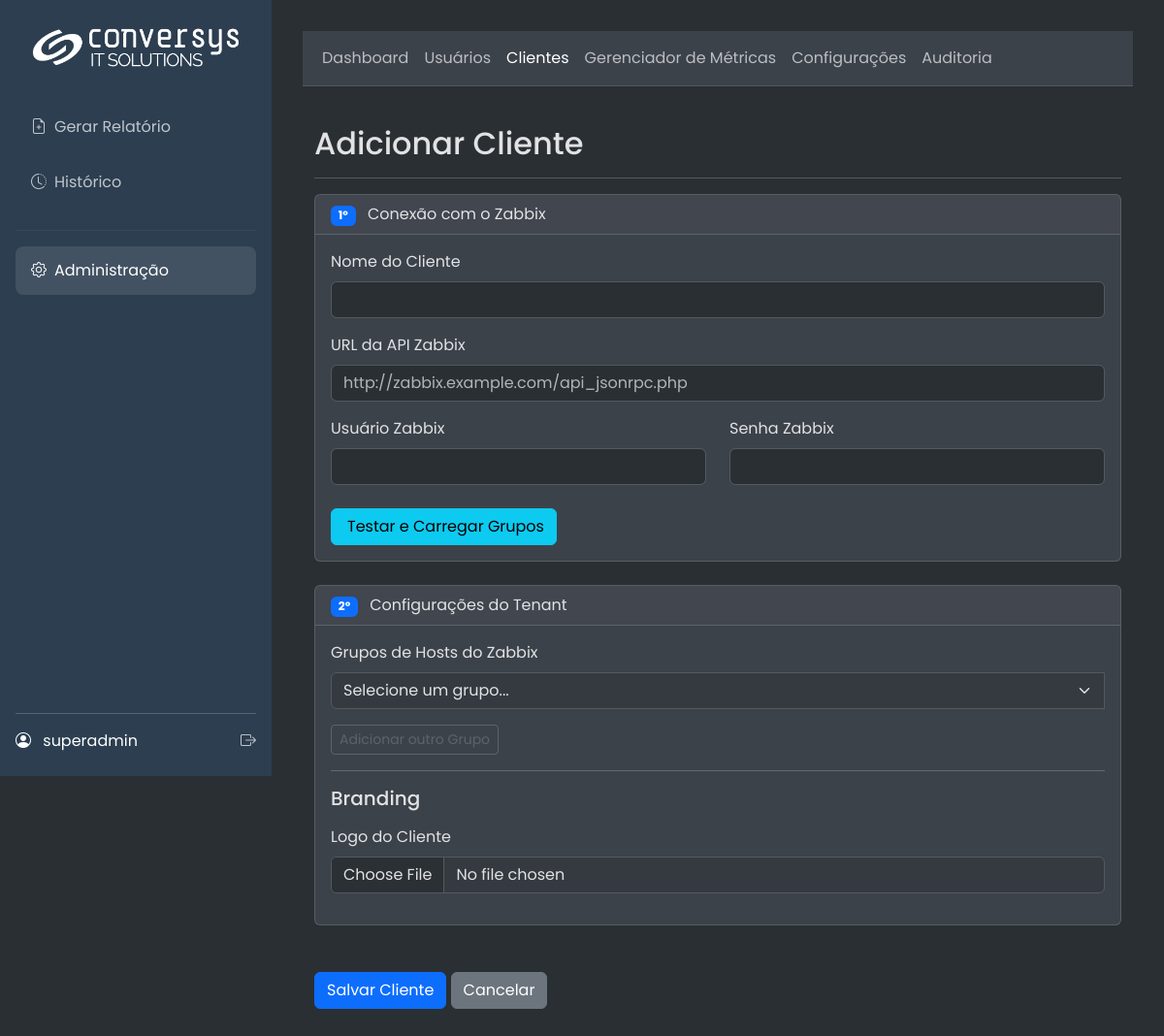
Page /admin/client/add (signed in) on the committed database.
### app/models.py (models this page shows, shortened)
class SystemConfig(db.Model):
    id = db.Column(db.Integer, primary_key=True)
    company_name = db.Column(db.String(100), default="Conversys IT Solutions")
    footer_text = db.Column(db.String(255), default=f"Conversys IT Solutions Copyright {dt.datetime.now().year} – Todos os direitos Reservados | Política de privacidade")
    primary_color = db.Column(db.String(7), default="#2c3e50")
    secondary_color = db.Column(db.String(7), default="#3498db")
    logo_dark_bg_path = db.Column(db.String(255), nullable=True)
    logo_light_bg_path = db.Column(db.String(255), nullable=True)
    login_background_path = db.Column(db.String(255), nullable=True)
    default_cover_path = db.Column(db.String(255), nullable=True)
    color_scheme = db.Column(db.String(10), default="light")
    color_bg_main = db.Column(db.String(7), default="#f8f9fa")
    color_bg_card = db.Column(db.String(7), default="#ffffff")
    color_text_light = db.Column(db.String(7), default="#212529")
    color_border = db.Column(db.String(7), default="#dee2e6")
    login_media_path = db.Column(db.String(255), nullable=True)
    report_cover_path = db.Column(db.String(255), nullable=True)
    report_final_page_path = db.Column(db.String(255), nullable=True)

class User(UserMixin, db.Model):
    id = db.Column(db.Integer, primary_key=True)
    username = db.Column(db.String(64), index=True, unique=True)
    email = db.Column(db.String(120), index=True, unique=True)
    password_hash = db.Column(db.String(256))
    role_id = db.Column(db.Integer, db.ForeignKey('role.id'))
    reports = db.relationship('Report', backref='user', lazy='dynamic')
    clients = db.relationship('Client', secondary=user_client_association, back_populates='users')
    def has_role(self, role_name):
        return self.role.name == role_name

### app/admin/routes.py (the view, shortened to what this page needs)
@admin.route('/client/add', methods=['GET', 'POST'])
@admin_required
def add_client():
    return render_template('admin/client_form.html', title="Adicionar Cliente", client=None, action="Adicionar", zabbix_groups=[], zabbix_groups_selecionados=[])

### app/__init__.py (called while the page is built)
@login_manager.user_loader
def load_user(user_id):
    from .models import User
    return db.session.get(User, int(user_id))

### app/main/routes.py (called while the page is built)
@main.before_app_request
def before_request_func():
    g.sys_config = SystemConfig.query.first()

### app/utils.py (called while the page is built)
def admin_required(f):
    @wraps(f)
    @login_required
    def decorated_function(*args, **kwargs):
        if not (current_user.has_role('admin') or current_user.has_role('super_admin')):
            flash('Acesso negado. Você não tem permissão para acessar esta área.', 'danger')
            return redirect(url_for('main.gerar_form'))
        return f(*args, **kwargs)
    return decorated_function

### app/templates/admin/client_form.html (shortened to what this page needs)
{% extends 'admin/base.html' %}
{% block admin_content %}
<div class="container-fluid">
    <div class="d-flex justify-content-between flex-wrap flex-md-nowrap align-items-center pt-3 pb-2 mb-3 border-bottom">
        <h1 class="h2">{{ action }} Cliente</h1>
    </div>
    {% set form_action = url_for('admin.add_client') if action == 'Adicionar' else url_for('admin.edit_client', client_id=client.id) %}
    <form method="POST" action="{{ form_action }}" enctype="multipart/form-data">
        <div class="card mb-4">
            <div class="card-header">
                <span class="badge bg-primary me-2">1º</span> Conexão com o Zabbix
            </div>
            <div class="card-body">
                <div class="row">
                    <div class="col-md-12 mb-3">
                        <label for="name" class="form-label">Nome do Cliente</label>
                        <input type="text" id="name" class="form-control" name="name" value="{{ client.name if client else '' }}" required>
                    </div>
                    <div class="col-md-12 mb-3">
                        <label for="zabbix_url" class="form-label">URL da API Zabbix</label>
                        <input type="url" id="zabbix_url" class="form-control" name="zabbix_url" value="{{ client.zabbix_url if client else '' }}" placeholder="http://zabbix.example.com/api_jsonrpc.php" required>
                    </div>
                    <div class="col-md-6 mb-3">
                        <label for="zabbix_user" class="form-label">Usuário Zabbix</label>
                        <input type="text" id="zabbix_user" class="form-control" name="zabbix_user" value="{{ client.zabbix_user if client else '' }}" required>
                    </div>
                    <div class="col-md-6 mb-3">
                        <label for="zabbix_password" class="form-label">Senha Zabbix</label>
                        <input type="password" id="zabbix_password" class="form-control" name="zabbix_password">
                    </div>
                </div>
                <button type="button" id="test-connection-btn" class="btn btn-info">
                     Testar e Carregar Grupos
                </button>
            </div>
        </div>
        <fieldset id="tenant-config-section" {% if action == 'Adicionar' %}disabled{% endif %}>
            <div class="card mb-4">
                <div class="card-header">
                    <span class="badge bg-primary me-2">2º</span> Configurações do Tenant
                </div>
                <div class="card-body">
                    <div class="mb-3">
                        <label class="form-label">Grupos de Hosts do Zabbix</label>
                        <div id="zabbix-groups-container">
                            {% if zabbix_groups_selecionados %}
                                {% for selected_group_id in zabbix_groups_selecionados %}
                                <div class="input-group mb-2">
                                    <select class="form-select" name="zabbix_groups[]">
                                        <option value="">Selecione um grupo...</option>
                                        {% for group in zabbix_groups %}
                                            <option value="{{ group.groupid }}" {% if group.groupid == selected_group_id %}selected{% endif %}>
                                                {{ group.name }}
                                            </option>
                                        {% endfor %}
                                    </select>
                                    <button class="btn btn-outline-danger remove-group-btn" type="button">Remover</button>
                                </div>
                                {% endfor %}
                            {% else %}
                                <div class="input-group mb-2">
                                    <select class="form-select" name="zabbix_groups[]">
                                        <option value="">Selecione um grupo...</option>
                                    </select>
                                </div>
                            {% endif %}
                        </div>
                        <button id="add-group-btn" type="button" class="btn btn-sm btn-outline-secondary mt-2">Adicionar outro Grupo</button>
                    </div>
                    <hr>
                    <h5 class="mb-3">Branding</h5>
                    <div class="mb-3">
                        <label for="logo" class="form-label">Logo do Cliente</label>
                        <input type="file" id="logo" class="form-control" name="logo" accept=".png,.jpg,.jpeg">
                    </div>
                </div>
            </div>
        </fieldset>
        <div class="mt-4">
            <button type="submit" class="btn btn-primary">Salvar Cliente</button>
            <a href="{{ url_for('admin.list_clients') }}" class="btn btn-secondary">Cancelar</a>
        </div>
    </form>
</div>
{% endblock %}

### app/templates/base.html (shortened to what this page needs)
<!DOCTYPE html>
<html lang="pt-br" data-bs-theme="{{ g.sys_config.color_scheme | default('dark') }}">
<head>
    <link href="https://cdn.jsdelivr.net/npm/bootstrap@5.3.3/dist/css/bootstrap.min.css" rel="stylesheet">
    <link rel="stylesheet" href="https://cdn.jsdelivr.net/npm/bootstrap-icons@1.11.3/font/bootstrap-icons.min.css">
</head>
<body>
    <div class="d-flex">
        <div class="sidebar">
            <a href="{{ url_for('main.index') }}" class="logo">
                {% if g.sys_config.logo_dark_bg_path %}
                    <img src="{{ url_for('main.uploaded_file', filename=g.sys_config.logo_dark_bg_path) }}" alt="Logo">
                {% else %}
                    <span>{{ g.sys_config.company_name }}</span>
                {% endif %}
            </a>
            <ul class="nav flex-column">
                <li><a href="{{ url_for('main.gerar_form') }}" class="nav-link {% if request.endpoint == 'main.gerar_form' %}active{% endif %}"><i class="bi bi-file-earmark-plus me-2"></i>Gerar Relatório</a></li>
                <li><a href="{{ url_for('main.history') }}" class="nav-link {% if request.endpoint == 'main.history' %}active{% endif %}"><i class="bi bi-clock-history me-2"></i>Histórico</a></li>
                {% if current_user.has_role('admin') or current_user.has_role('super_admin') %}
                <hr style="border-color: rgba(255,255,255,0.2);">
                <li><a href="{{ url_for('admin.dashboard') }}" class="nav-link {% if 'admin.' in request.endpoint %}active{% endif %}"><i class="bi bi-gear me-2"></i>Administração</a></li>
                {% endif %}
            </ul>
            <div class="user-info">
                <div class="d-flex justify-content-between align-items-center">
                    <div>
                        <i class="bi bi-person-circle me-2"></i>
                        <span>{{ current_user.username }}</span>
                    </div>
                    <a href="{{ url_for('auth.logout') }}" title="Sair"><i class="bi bi-box-arrow-right"></i></a>
                </div>
            </div>
        </div>
        <div class="main-content flex-grow-1">
            {% block content %}{% endblock %}
        </div>
    </div>
</body>
</html>

### rows in the picture
SystemConfig: logo_dark_bg_path (picture)
User: username "superadmin"

### other values in the picture
{{ action }} "Adicionar"
